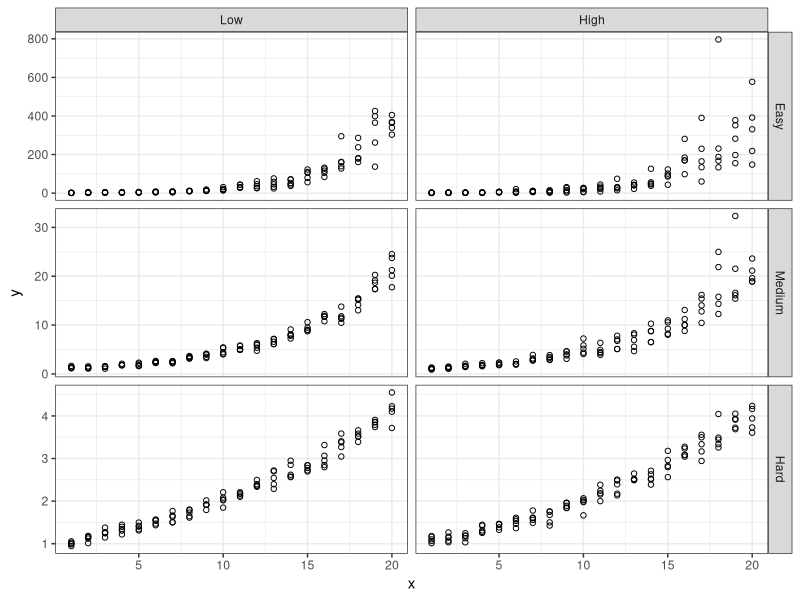
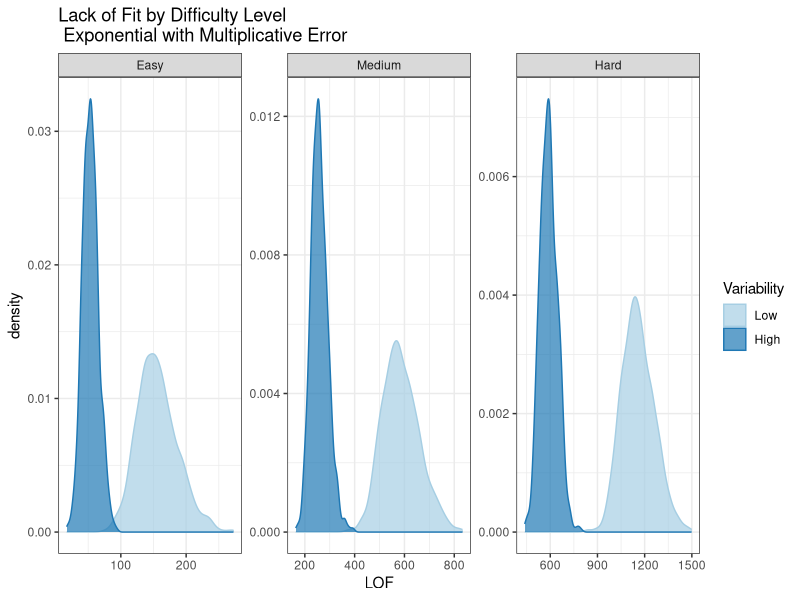
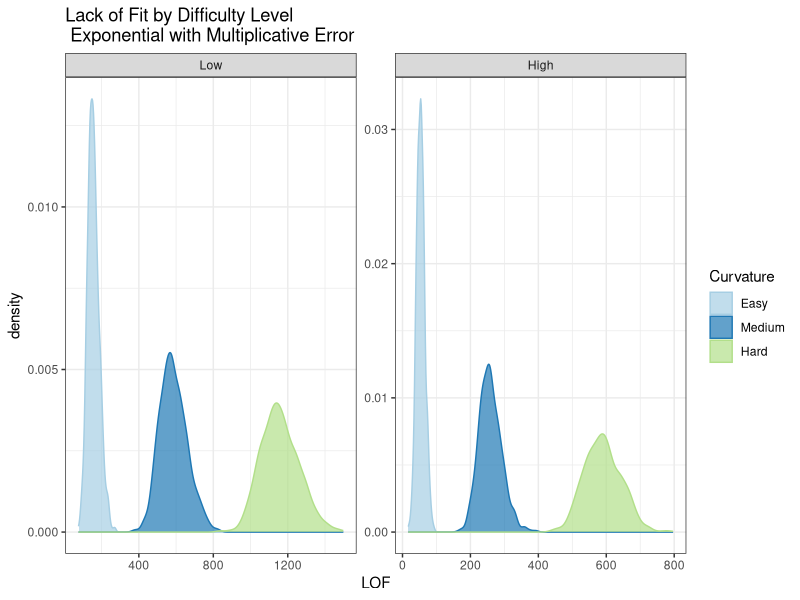

These charts were generated, in order, by the following R code:
## ---- chunk 1
knitr::opts_chunk$set(echo = T, out.width = "100%", dpi = 300, message = F)
library(knitr)
require(tidyverse)
require(gridExtra)
require(scales)
library(purrr)

# Exponential ---------------------------------------------------------------------------------------
simulate.exponential <- 
  function(N, xRange = c(1,N), nReps, beta, muErr, sdErr, errorType, ...){
    
    exp.data <- data.frame(x = rep(seq(xRange[1], xRange[2], length.out = N), nReps), y = NA)
    
    theta <- 0
    
    if(errorType %in% c("Mult", "mult", "Multiplicative", "multiplicative")){
      # alpha <- sqrt(1/(exp(2*sdErr^2)-exp(sdErr^2)))
      alpha <- 1/(exp((sdErr^2)/2))
      exp.data$y <- alpha*exp(beta*exp.data$x + rnorm(N*nReps, muErr, sdErr)) + theta
    } else { 
      alpha <- 1
      if(errorType %in% c("Add", "add", "Additive", "additive")){
        exp.data$y <- alpha*exp(beta*exp.data$x) + theta + rnorm(N*nReps, muErr, sdErr)
      }
    }
    
    return(exp.data)
  }

# Quadratic ------------------------------------------------------------------------

simulate.quadratic <- 
  function(N, nReps, xRange = c(1,N), beta0, beta1, beta2, muErr, sdErr, ...){
    
    quad.data <- data.frame(x = rep(seq(xRange[1], xRange[2], length.out = N), nReps), y = NA)
    quad.data$y <- beta0 + beta1*quad.data$x + beta2*quad.data$x^2 + rnorm(N*nReps, muErr, sdErr)
    
    return(quad.data)
  }

# Overall Simulation Function ----------------------------------------------------------------

simulate.data <- 
  function(simulateFunction, ...){
    sim.data <- simulateFunction(...)
  }

# Evaluate Fit ---------------------------------------------------------------------

calcLOF <- 
  function(sim.data){
    if(nrow(sim.data)/length(unique(sim.data$x)) > 1){
    lof.mod <- lm(y ~ as.factor(x), data = sim.data)
    lof <- anova(lof.mod) %>% 
      broom::tidy() %>%
      filter(term == "as.factor(x)") %>%
      select(statistic)
    } else {
      lof.mod <- NULL
      lof <- NULL
    }
    return(lof)
  }
## ---- chunk 2
#Identify parameters
parmCombos <- data.frame(Curvature = c("Hard", "Hard", "Medium", "Medium", "Easy", "Easy"),
                         Variability = c("Low", "High", "Low", "High", "Low", "High"),
                         beta  = c(0.07, 0.07, 0.15, 0.15, 0.3, 0.3),
                         sdErr = c(0.05, 0.07, 0.12, 0.18, 0.3, 0.5)
                         )
parmCombos %>% kable(format = "pandoc")
## ---- chunk 3
sim.data.all <- data.frame("x" = NA, "y" = NA, "Curvature" = NA, "Variability" = NA)
for(k in 1:nrow(parmCombos)){
  sim.data.new <- simulate.data(simulateFunction = simulate.exponential, 
                                N = 20, 
                                nReps = 5,
                                xRange = c(1,20), 
                                
                                # Exponential Parameters
                                alpha = 1,
                                beta = parmCombos[k, "beta"], 
                                theta = 0,
                                
                                # Quadratic Parameters
                                beta0 = 0,
                                beta1 = 0, 
                                beta2 = 0.01,
                                
                                muErr = 0, 
                                sdErr = parmCombos[k, "sdErr"],
                                errorType = "mult")
  sim.data.new$Curvature <- parmCombos[k, "Curvature"]
  sim.data.new$Variability <- parmCombos[k, "Variability"]
  sim.data.all <- rbind(sim.data.all, sim.data.new)
}

sim.data.all[-1,] %>%
  mutate(Curvature = factor(Curvature, levels = c("Easy", "Medium", "Hard"))) %>%
  mutate(Variability = factor(Variability, levels = c("Low", "High"))) %>%
  ggplot(aes(x = x, y = y)) +
  geom_point(shape = 1) +
  theme_bw() +
  facet_grid(Curvature ~ Variability, scale = "free_y")
## ---- chunk 4
lofStats <- data.frame("LOF" = NA, "Curvature" = NA, "Variability" = NA)
for(k in 1:nrow(parmCombos)){
  sim.data_0.1 <- replicate(n = 1000,
                            simulate.data(simulateFunction = simulate.exponential, 
                                          N = 20, 
                                          nReps = 20,
                                          xRange = c(1,20), 
                                          
                                          # Exponential Parameters
                                          alpha = 1,
                                          beta = parmCombos[k, "beta"], 
                                          theta = 0,
                                          
                                          # Quadratic Parameters
                                          beta0 = 0,
                                          beta1 = 0, 
                                          beta2 = 0.01,
                                          
                                          muErr = 0, 
                                          sdErr = parmCombos[k, "sdErr"],
                                          errorType = "mult"), 
                            simplify = FALSE)
  lofStats.new <- map(sim.data_0.1, calcLOF) %>% unlist() %>% as.matrix() %>% as.data.frame()
  colnames(lofStats.new) <- c("LOF")
  lofStats.new$Curvature <- parmCombos[k, "Curvature"]
  lofStats.new$Variability <- parmCombos[k, "Variability"]
  lofStats <- rbind(lofStats, lofStats.new)
}

# Compare Varability within Curvature
lofStats[-1,] %>%
  mutate(Curvature = factor(Curvature, levels = c("Easy", "Medium", "Hard"))) %>%
  mutate(Variability = factor(Variability, levels = c("Low", "High"))) %>%
  ggplot(aes(x = LOF, fill = Variability, color = Variability)) +
  geom_density(alpha = 0.7) +
  scale_fill_brewer(palette = "Paired") + 
  scale_color_brewer(palette = "Paired") + 
  theme_bw() +
  facet_wrap(~Curvature, scale = "free") + 
  ggtitle("Lack of Fit by Difficulty Level \n Exponential with Multiplicative Error")

# Compare Curvature within Varability
lofStats[-1,] %>%
  mutate(Curvature = factor(Curvature, levels = c("Easy", "Medium", "Hard"))) %>%
  mutate(Variability = factor(Variability, levels = c("Low", "High"))) %>%
  ggplot(aes(x = LOF, fill = Curvature, color = Curvature)) +
  geom_density(alpha = 0.7) +
  scale_fill_brewer(palette = "Paired") + 
  scale_color_brewer(palette = "Paired") + 
  theme_bw() +
  facet_wrap(~Variability, scale = "free") + 
  ggtitle("Lack of Fit by Difficulty Level \n Exponential with Multiplicative Error")
